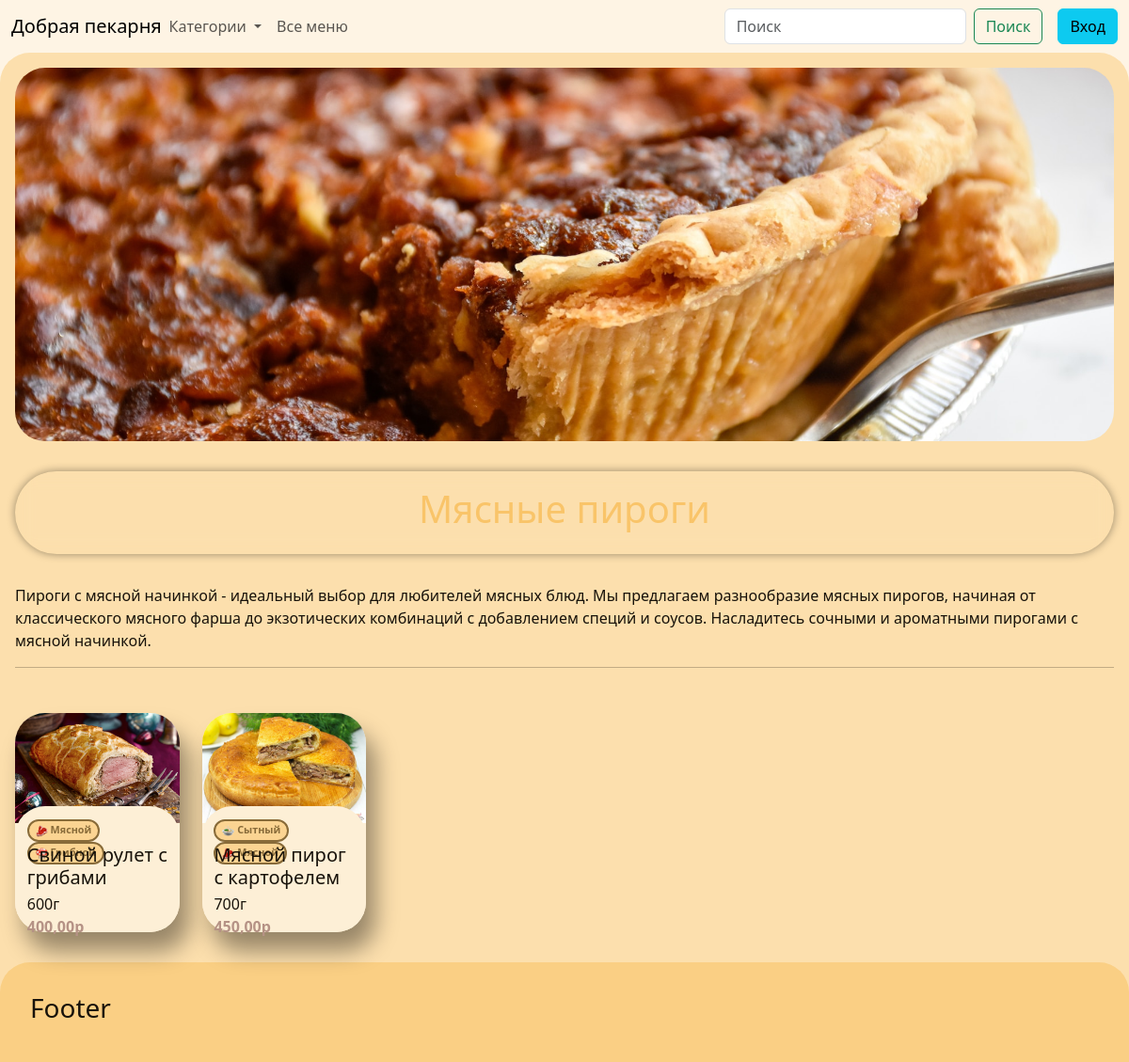
The app's page /topic/3/ with its own data.
### products/models.py (models this page shows, shortened)
class Tag(models.Model):
    title = models.CharField(max_length=64, null=False, blank=False, verbose_name='Наименование для тега')
    title_for_topic = models.CharField(max_length=64, null=True, blank=True, verbose_name='Наименование')
    description = models.TextField(null=True, blank=True, verbose_name='Описание')
    board_image = models.ImageField(null=True, blank=True, upload_to='tags_img/board')
    icon_image = models.ImageField(null=True, blank=True, upload_to='tags_img/icon')
    class Meta:
        verbose_name = 'Тег'
        verbose_name_plural = 'Теги'

class Product(models.Model):
    title = models.CharField(max_length=64, null=False, blank=False, verbose_name='Наименование')
    description = models.TextField(verbose_name='Описание')
    weight = models.IntegerField(null=False, blank=False, verbose_name='Вес (гр.)')
    image = models.ImageField(null=True, blank=True, upload_to='products_img/')
    class Meta:
        verbose_name = 'Продукт'
        verbose_name_plural = 'Продукты'

class TagAndProduct(models.Model):
    product = models.ForeignKey('Product', on_delete=models.CASCADE, null=False, blank=False, verbose_name='Продукт')
    tag = models.ForeignKey('Tag', on_delete=models.CASCADE, null=False, blank=False, verbose_name='Тег')
    class Meta:
        verbose_name = 'Тег и продукт'
        verbose_name_plural = 'Теги и продукты'
        unique_together = ('product', 'tag')

### pages/views.py (the view)
# urls.py: path('topic/<int:topic_id>/', views.topic, name='topic'),
def topic(request, topic_id):
    topic = get_object_or_404(Tag, id=topic_id)
    orders = get_popular(None).annotate(price=F('pricelistposition__price'))
    orders = orders.filter(tagandproduct__tag__id=topic.id)
    topics = Tag.objects.all()
    response = {
        'orders': orders,
        'topic': topic,
        'topics': topics,
    }
    return render(request, "products/topic_list.html", response)

### pages/views.py (called while the page is built)
def get_popular(count):
    popular_products = Product.objects.annotate(
        total_orders=Count('pricelistposition__orderposition__order', distinct=True)
    ).order_by('-total_orders')[:count]
    latest_price_list_id = PriceList.objects.aggregate(latest_id=Max('id'))['latest_id']
    latest_prices = PriceListPosition.objects.filter(price_list_id=latest_price_list_id).select_related('product')
    for product in popular_products:
        product.latest_price = latest_prices.get(product=product).price
    return popular_products

### pages/templates/products/topic_list.html (shortened to what this page needs)
{% extends 'base.html' %}
{% block content %}
<div class="row expanding-div">
    <div class="col-12" style="aspect-ratio: 3/1; text-align: center">
        <img src="{{ MEDIA_URL }}{{ topic.board_image.url}}" class="d-block w-100 img-in-topic">
        <div class="for-text-in-topic">
            <h1 class="text-in-topic">{{ topic.title_for_topic }}</h1>
        </div>
    </div>
    <div class="col-12">
        <p>{{ topic.description }}</p>
        <hr>
    </div>
    <div>
        {% include 'objects/card.html' with orders=orders %}
    </div>
</div>
{% endblock %}

### pages/templates/objects/card.html (shortened to what this page needs)
{% block content %}
    <div class="row row-cols-lg-6 row-cols-md-3 row-cols-sm-2">
        {% for item in orders %}
            <div class="col" style="margin-top: 2em">
                <div class="card custom-card" onclick="location.href='/';">
                    <div style="height: 50%;">
                        <img src="{{ MEDIA_URL }}{{ item.image.url }}" class="card-img-top">
                    </div>
                    <div class="card-body custom-card-body">
                        <div style="height: 6%; font-size: 0.9em">
                            {% for tagandproduct in item.tagandproduct_set.all|slice:":2" %}
                                <a class="badge rounded-pill text-bg custom-tag" style="height: 2.2em;" href="{% url 'topic' tagandproduct.tag.id %}">
                                        <img src="{{ MEDIA_URL }}{{ tagandproduct.tag.icon_image.url }}" class="tag-img">
                                        {{ tagandproduct.tag.title }}
                                    </a>
                            {% endfor %}
                        </div>
                        <div style="height: 60%">
                            <h5 style="margin-bottom: 0.2em; margin-top: 1em">{{ item.title }}</h5>
                            {{ item.weight }}г
                            <div style="color: #b59285; font-weight: bold">{{ item.price }}р</div>
                        </div>
                        <div class="text-end" style="height: 40%">
                        </div>
                    </div>
                </div>
            </div>
        {% endfor %}
    </div>
{% endblock content %}

### pages/templates/objects/card.html (style rules this page uses)
.custom-card-body { height: 50%; padding: 0.8em; margin-top: -10%; border-radius: 2em; background: #fdefd6; }
.custom-card { height: auto; border-radius: 2em; aspect-ratio: 3/4; background: #fdefd6; border-style: none; box-shadow: 10px 20px 25px rgba(0, 0, 0, 0.4); }
.card-img-top { width: 100%; height: 100%; object-fit: cover; border-top-left-radius: 2em; border-top-right-radius: 2em; }
.tag-img { width: 1.2em; height: 1.2em; }
.custom-tag { border-style: solid; border-width: .2em; border-color: #886b39; background: #fbd492; color: #886b39; margin-right: 0.1em; text-decoration: none; }

### pages/templates/products/topic_list.html (style rules this page uses)
.expanding-div { display: inline-flex; margin-bottom: 2em; }
.img-in-topic { width: 100%; height: 100%; object-fit: cover; border-radius: 2rem; }
.text-in-topic { background-color: transparent; mix-blend-mode: difference; color: #f9c469; }
.for-text-in-topic { display: flow; padding: 1em; min-width: 10px; background-color: transparent; transition: background-color 0.3s ease-in-out; backdrop-filter: blur(10px); border-radius: 1000px; box-shadow: 0 0 10px rgba(0, 0, 0, 0.4); margin-top: 2em; margin-bottom: 2em; }

### pages/templates/base.html (style rules this page uses)
* { color: #17120a; }

### records on screen
Tag: board_image (picture), title_for_topic "Мясные пироги", description "Пироги с мясной начинкой - идеальный выбор для любителей мясных блюд. Мы предлагаем разнообразие мясных пирогов, начиная от классического мясного фарша до экзотических комбинаций с добавлением специй и соусов. Насладитесь сочными и ароматными пирогами с мясной начинкой."
Product: image (picture), title "Свиной рулет с грибами", weight "600", price "400,00"
TagAndProduct: tag.icon_image (picture), tag "Мясной"
TagAndProduct: tag.icon_image (picture), tag "Грибной"
Product: image (picture), title "Мясной пирог с картофелем", weight "700", price "450,00"
TagAndProduct: tag.icon_image (picture), tag "Сытный"
TagAndProduct: tag.icon_image (picture), tag "Мясной"
